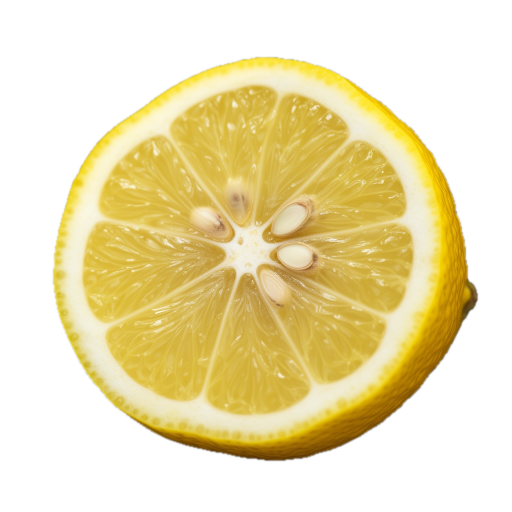
#> input picture assets/brand/source/lemon-full.png, 1024 x 1024 px (shown at 1/2 size)
$ python generate-brand-icons.py
#> lines starting #> are read from the running program, lines starting #| are printed output that depends on the picture
#!/usr/bin/env python3
"""Generate icon-sized Lemonseed brand assets from assets/brand/sources/*.png

Requires Pillow.
"""

from __future__ import annotations

import shutil
import sys
from pathlib import Path

try:
    from PIL import Image
except ImportError:
    print("Pillow required: pip install pillow", file=sys.stderr)
    sys.exit(1)

ROOT = Path(__file__).resolve().parents[1]
BRAND = ROOT / "assets" / "brand"
SOURCE = BRAND / "source"
DESTS = (
    ROOT / "control-plane" / "static" / "brand",
    ROOT / "installer" / "static" / "brand",
)
SIZES = (16, 32, 48, 64, 128, 256, 512)


def main() -> None:
    src = SOURCE / "lemon-full.png"
    if not src.is_file():
        print(f"missing source image {SOURCE}/lemon-full.png", file=sys.stderr)
        sys.exit(1)

    img = Image.open(src).convert("RGBA")
#> img is the input picture: PIL image 1024x1024 RGBA; mean R, G, B, A 108.2, 95.2, 48.5, 125.3
    w, h = img.size
#> w = 1024; h = 1024
    side = min(w, h)
#> side = 1024
    left, top = (w - side) // 2, (h - side) // 2
#> left = 0; top = 0
    img = img.crop((left, top, left + side, top + side))

    BRAND.mkdir(parents=True, exist_ok=True)
    img.convert("RGB").save(BRAND / "lemon.jpg", quality=92, optimize=True)
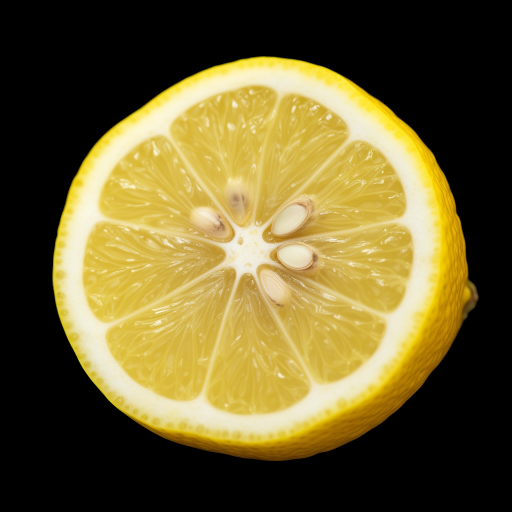
#> saved as lemon.jpg: PIL image 1024x1024 RGB (shown at 1/2 size); mean R, G, B 108.2, 95.2, 48.5
    img.save(BRAND / "lemon.png", optimize=True)

    for size in SIZES:
        img.resize((size, size), Image.Resampling.LANCZOS).save(
            BRAND / f"lemon-{size}.png", optimize=True
        )
#> this loop made 7 passes
#> pass 1, in main, `img.resize((size, size), Image.Resampling.LANCZOS).save( BRAND / f"lem..`:
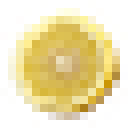
#> saved as lemon-16.png: PIL image 16x16 RGBA (shown 8 times larger); mean R, G, B, A 154.6, 134.8, 69.4, 125.2; transparent parts drawn white
#> pass 2, in main, `img.resize((size, size), Image.Resampling.LANCZOS).save( BRAND / f"lem..`:
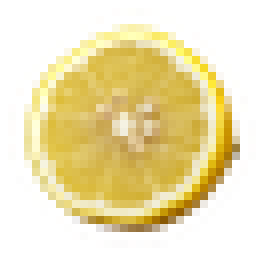
#> saved as lemon-32.png: PIL image 32x32 RGBA (shown 8 times larger); mean R, G, B, A 133.7, 116.5, 53.9, 125.3; transparent parts drawn white
    img.resize((180, 180), Image.Resampling.LANCZOS).save(
        BRAND / "apple-touch-icon.png", optimize=True
    )
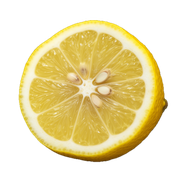
#> saved as apple-touch-icon.png: PIL image 180x180 RGBA; mean R, G, B, A 111.2, 97.7, 48.8, 125.3; transparent parts drawn white
    ico = img.resize((32, 32), Image.Resampling.LANCZOS)
    ico.save(BRAND / "favicon.ico", format="ICO", sizes=[(16, 16), (32, 32), (48, 48)])

    # Packaged UIs need small/medium icons only (skip multi-MB master + 512).
    serve = [
        "favicon.ico",
        "apple-touch-icon.png",
        "lemon.jpg",
        *(f"lemon-{s}.png" for s in SIZES if s <= 256),
    ]
    for dest in DESTS:
        dest.mkdir(parents=True, exist_ok=True)
        for name in serve:
            shutil.copy2(BRAND / name, dest / name)
        print(f"updated {dest}")


if __name__ == "__main__":
    main()

$ run again, with assets/brand/source/lemon-half.png copied over assets/brand/source/lemon-full.png
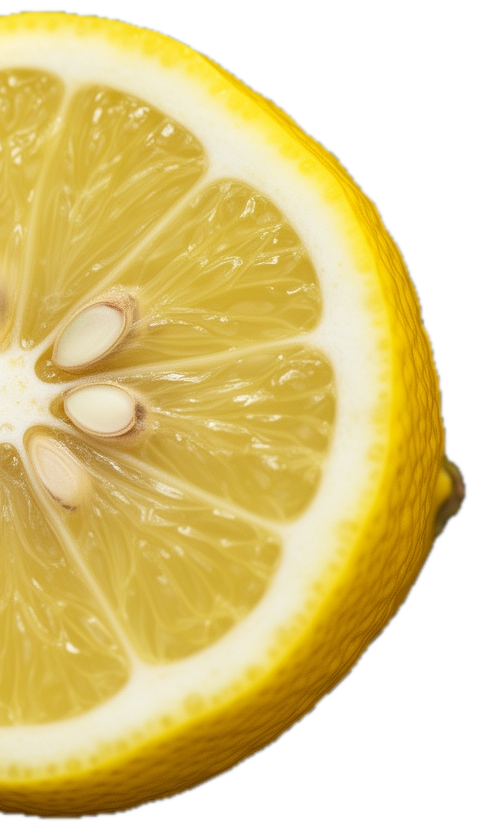
#> input picture assets/brand/source/lemon-half.png, 477 x 836 px
#> in main, img is the input picture: PIL image 477x836 RGBA; mean R, G, B, A 154.1, 133.9, 65.3, 182.1
#> img: PIL image 477x477 RGBA
#> in main, `img.convert("RGB").save(BRAND / "lemon.jpg", quality=92, optimize=True)`:
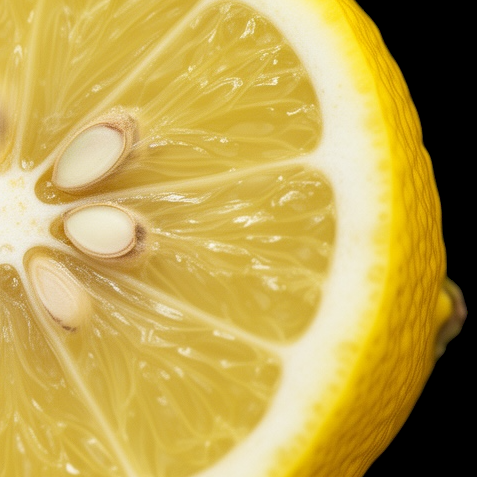
#> saved as lemon.jpg: PIL image 477x477 RGB; mean R, G, B 189.7, 164.2, 80.3
#> in main, `img.resize((180, 180), Image.Resampling.LANCZOS).save( BRAND / "apple-..`:
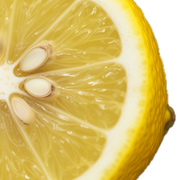
#> saved as apple-touch-icon.png: PIL image 180x180 RGBA; mean R, G, B, A 190.4, 164.7, 80.3, 224.4; transparent parts drawn white

$ run again, with assets/brand/source/lemon-quarter.png copied over assets/brand/source/lemon-full.png
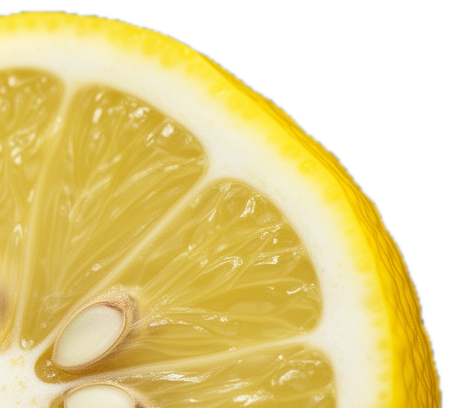
#> input picture assets/brand/source/lemon-quarter.png, 455 x 408 px
#> in main, img is the input picture: PIL image 455x408 RGBA; mean R, G, B, A 164.7, 146, 75, 186.5
#> img: PIL image 408x408 RGBA
#> in main, `img.convert("RGB").save(BRAND / "lemon.jpg", quality=92, optimize=True)`:
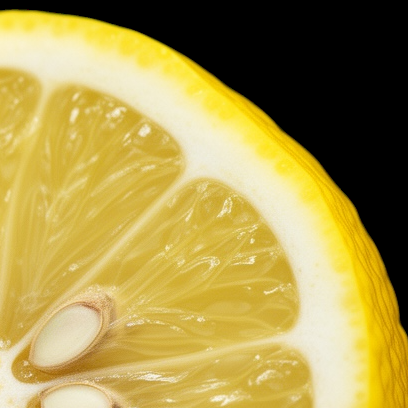
#> saved as lemon.jpg: PIL image 408x408 RGB; mean R, G, B 170.8, 151.4, 77.3
#> in main, `img.resize((180, 180), Image.Resampling.LANCZOS).save( BRAND / "apple-..`:
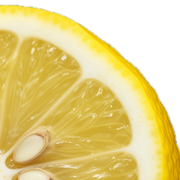
#> saved as apple-touch-icon.png: PIL image 180x180 RGBA; mean R, G, B, A 171.9, 152.2, 77.3, 193.5; transparent parts drawn white
